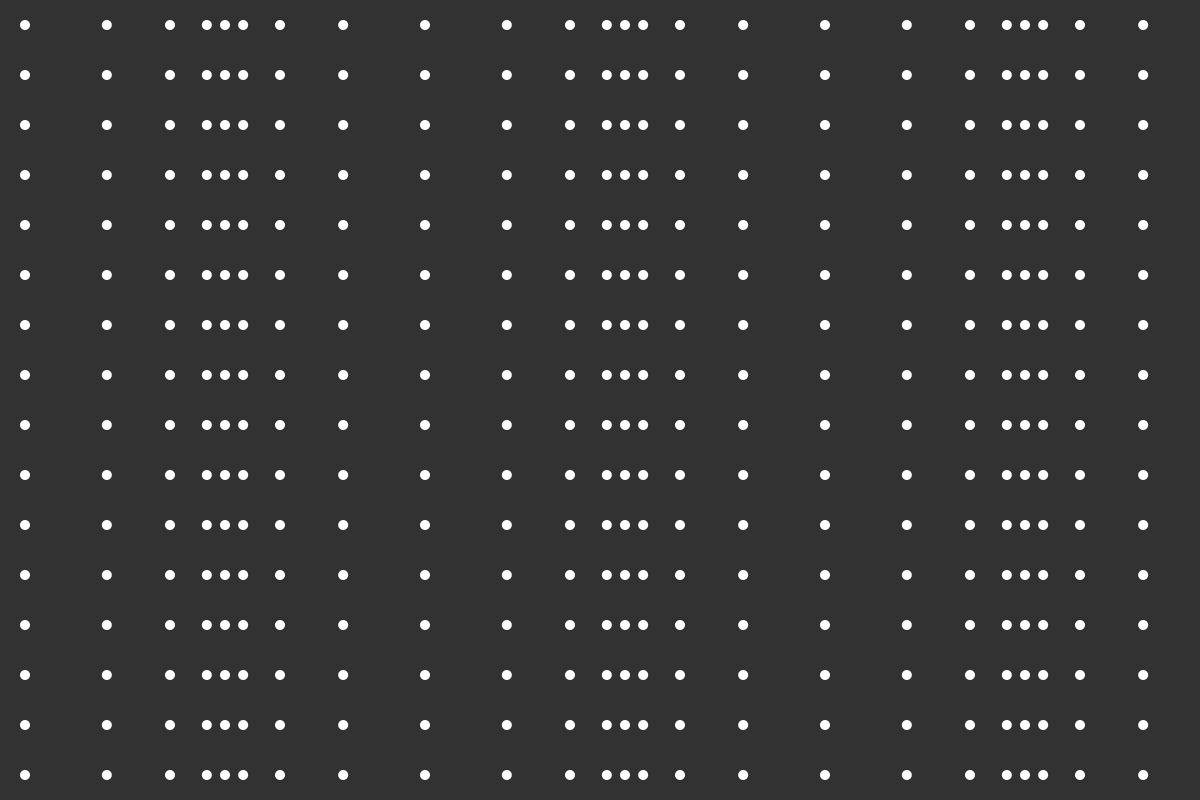
Frame 1 (no input)
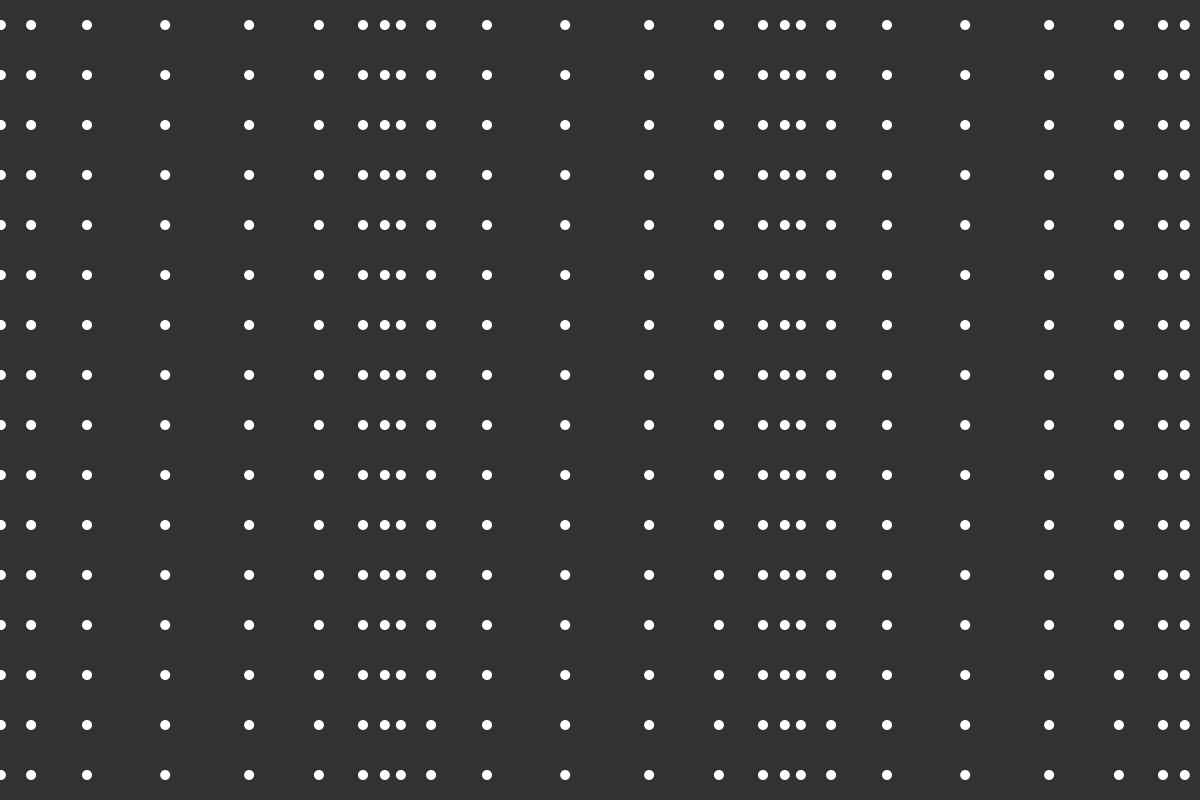
Frame 60 (the mouse pressed at the canvas centre just before this capture)
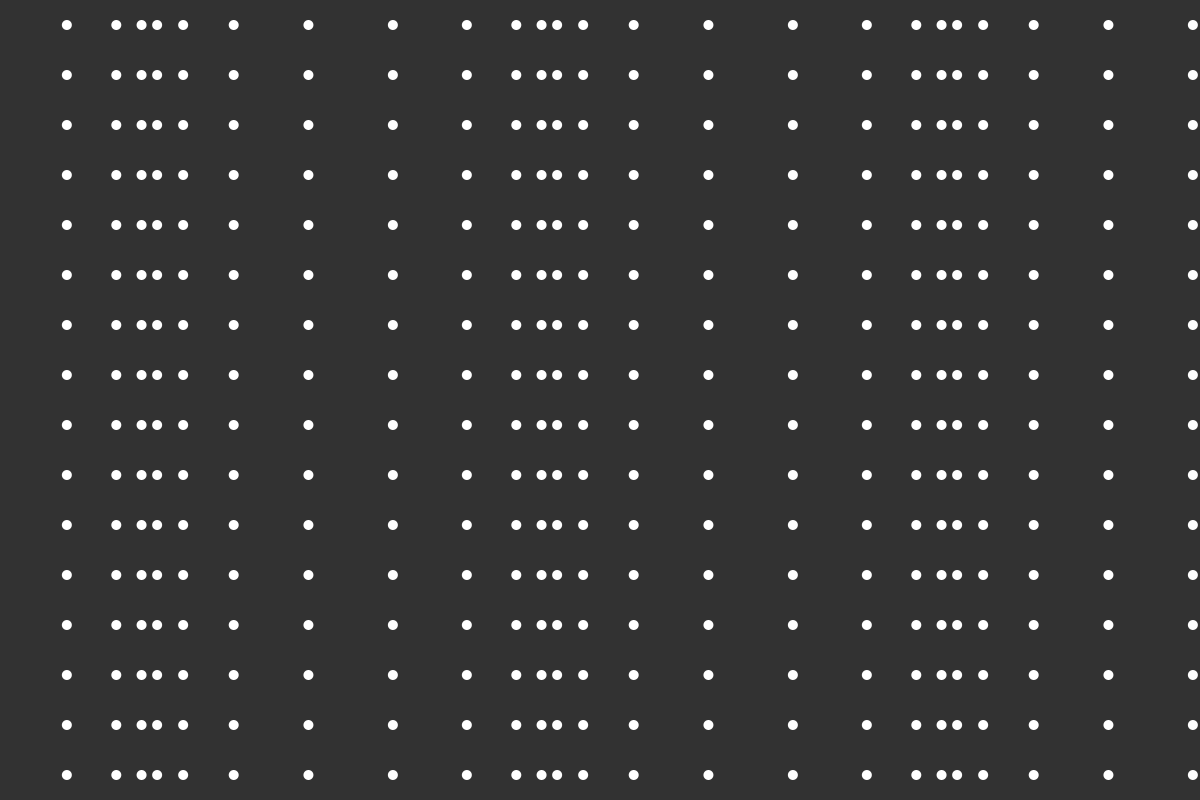
Frame 120 (the mouse held since frame 60 and released just before this capture)

The Processing sketch that drew these frames (run headless with seeded random() and noise(); from frame 60 on, the mouse is pressed at the canvas centre):

// Processing sketch: Longitudinal_Wave_simulation
// ── Longitudinal_Wave_simulation.pde
class Particle{
  float x, y;

  Particle(float xpos, float ypos){
    x = xpos;
    y = ypos;
  }

  float getX(){
    return x;
  }

  float getY(){
    return y;
  }

  void setX(float xpos){
    x = xpos;
  }

  void setY(float ypos){
    y = ypos;
  }
}

final int diameter=10;
final int spacing = 50;
final float interval = 0.02;
final float omega = 1*3.141592654;
final float amplitude = 45;
final float phi = 3.141592654/4;
float t=0;
Particle[] array;
int countH, countV;
float px;

void setup(){
  size (1200,800);
  countH = width/spacing;
  countV = height/spacing;
  background(50);
  frameRate(50);
  noStroke();
  fill(255);
  array = new Particle[50];
  for (int i=0; i<countH; i++){
    array[i] = new Particle((i)*spacing+spacing/2,height/2);
    ellipse(array[i].x, array[i].y, diameter, diameter);
  }
}

void draw(){
  background(50);
  for (int i=0; i<countH; i++){
    px = array[i].x + amplitude*sin(omega*t + phi*i);
    for (int j=-countV/2; j<countV/2; j++){
      ellipse(px, array[i].y + spacing * j+ spacing/2, diameter, diameter);
    }
  }
  t=t+interval;
}
